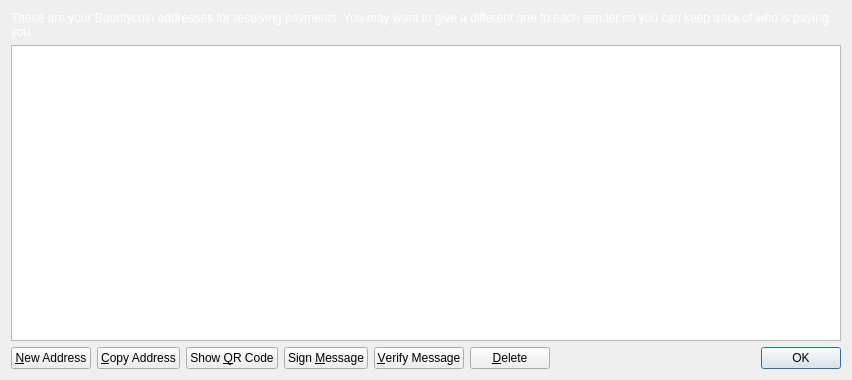
<?xml version="1.0" encoding="UTF-8"?>
<ui version="4.0">
 <class>AddressBookPage</class>
 <widget class="QWidget" name="AddressBookPage">
  <property name="geometry">
   <rect>
    <x>0</x>
    <y>0</y>
    <width>852</width>
    <height>380</height>
   </rect>
  </property>
  <property name="windowTitle">
   <string>Address Book</string>
  </property>
  <property name="styleSheet">
   <string notr="true"/>
  </property>
  <layout class="QVBoxLayout" name="verticalLayout">
   <item>
    <widget class="QLabel" name="labelExplanation">
     <property name="enabled">
      <bool>true</bool>
     </property>
     <property name="styleSheet">
      <string notr="true">#labelExplanation { color: #ffffff;}</string>
     </property>
     <property name="text">
      <string>These are your Bountycoin addresses for receiving payments. You may want to give a different one to each sender so you can keep track of who is paying you.</string>
     </property>
     <property name="textFormat">
      <enum>Qt::PlainText</enum>
     </property>
     <property name="wordWrap">
      <bool>true</bool>
     </property>
    </widget>
   </item>
   <item>
    <widget class="QTableView" name="tableView">
     <property name="contextMenuPolicy">
      <enum>Qt::CustomContextMenu</enum>
     </property>
     <property name="toolTip">
      <string>Double-click to edit address or label</string>
     </property>
     <property name="tabKeyNavigation">
      <bool>false</bool>
     </property>
     <property name="alternatingRowColors">
      <bool>true</bool>
     </property>
     <property name="selectionMode">
      <enum>QAbstractItemView::SingleSelection</enum>
     </property>
     <property name="selectionBehavior">
      <enum>QAbstractItemView::SelectRows</enum>
     </property>
     <property name="sortingEnabled">
      <bool>true</bool>
     </property>
     <attribute name="verticalHeaderVisible">
      <bool>false</bool>
     </attribute>
    </widget>
   </item>
   <item>
    <layout class="QHBoxLayout" name="horizontalLayout">
     <item>
      <widget class="QPushButton" name="newAddressButton">
       <property name="toolTip">
        <string>Create a new address</string>
       </property>
       <property name="text">
        <string>&amp;New Address</string>
       </property>
       <property name="icon">
        <iconset resource="../bitcoin.qrc">
         <normaloff>:/icons/add</normaloff>:/icons/add</iconset>
       </property>
      </widget>
     </item>
     <item>
      <widget class="QPushButton" name="copyToClipboard">
       <property name="toolTip">
        <string>Copy the currently selected address to the system clipboard</string>
       </property>
       <property name="text">
        <string>&amp;Copy Address</string>
       </property>
       <property name="icon">
        <iconset resource="../bitcoin.qrc">
         <normaloff>:/icons/editcopy</normaloff>:/icons/editcopy</iconset>
       </property>
      </widget>
     </item>
     <item>
      <widget class="QPushButton" name="showQRCode">
       <property name="text">
        <string>Show &amp;QR Code</string>
       </property>
       <property name="icon">
        <iconset resource="../bitcoin.qrc">
         <normaloff>:/icons/qrcode</normaloff>:/icons/qrcode</iconset>
       </property>
      </widget>
     </item>
     <item>
      <widget class="QPushButton" name="signMessage">
       <property name="toolTip">
        <string>Sign a message to prove you own a Bountycoin address</string>
       </property>
       <property name="text">
        <string>Sign &amp;Message</string>
       </property>
       <property name="icon">
        <iconset resource="../bitcoin.qrc">
         <normaloff>:/icons/edit</normaloff>:/icons/edit</iconset>
       </property>
      </widget>
     </item>
     <item>
      <widget class="QPushButton" name="verifyMessage">
       <property name="toolTip">
        <string>Verify a message to ensure it was signed with a specified Bountycoin address</string>
       </property>
       <property name="text">
        <string>&amp;Verify Message</string>
       </property>
       <property name="icon">
        <iconset resource="../bitcoin.qrc">
         <normaloff>:/icons/transaction_0</normaloff>:/icons/transaction_0</iconset>
       </property>
      </widget>
     </item>
     <item>
      <widget class="QPushButton" name="deleteButton">
       <property name="toolTip">
        <string>Delete the currently selected address from the list</string>
       </property>
       <property name="text">
        <string>&amp;Delete</string>
       </property>
       <property name="icon">
        <iconset resource="../bitcoin.qrc">
         <normaloff>:/icons/remove</normaloff>:/icons/remove</iconset>
       </property>
      </widget>
     </item>
     <item>
      <spacer name="horizontalSpacer">
       <property name="orientation">
        <enum>Qt::Horizontal</enum>
       </property>
       <property name="sizeHint" stdset="0">
        <size>
         <width>40</width>
         <height>20</height>
        </size>
       </property>
      </spacer>
     </item>
     <item>
      <widget class="QDialogButtonBox" name="buttonBox">
       <property name="sizePolicy">
        <sizepolicy hsizetype="Maximum" vsizetype="Fixed">
         <horstretch>0</horstretch>
         <verstretch>0</verstretch>
        </sizepolicy>
       </property>
       <property name="standardButtons">
        <set>QDialogButtonBox::Ok</set>
       </property>
      </widget>
     </item>
    </layout>
   </item>
  </layout>
 </widget>
 <resources>
  <include location="../bitcoin.qrc"/>
 </resources>
 <connections/>
</ui>
